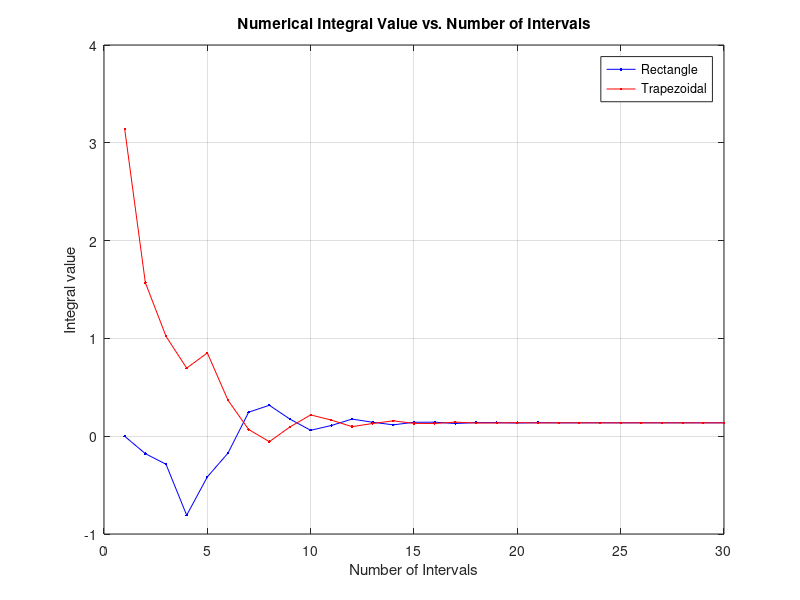

MATLAB code to generate this figure: (Note: this script raises an error after producing the figure.)
close all; clear all; clear figure;
%%
%AE 370 HW #1
% @author Max Feinberg
% @date 2/10/16
% @version 1.0
% Numerical Integration and Differentation
%%Problem 1
f = @(x) sinh(x);
Problem1_Check = integral(f,2,6);
%Rectangle
a = 2; b = 6;
h = (b-a)/3;
Rectangle_Rule_Approximation = h * (f(8/3)+f(12/3)+f(16/3));
%Trapezoid
Trapezoidal_Rule_Approximation = (h/2)*(f(2)+2*f(4)+f(6));
%Simpson
Simpson_Rule_Approximation = (h/2)*(f(2)+4*f(4)+f(6));
%Gauss Quadrature
zeta1 = 0; w_1 = 8/9;
zeta2 = sqrt(3/5); w_2=5/9;
zeta3 = -1*sqrt(3/5);
GQ_Approximation = (b-a)*.5*(f(((b-a)*zeta1 + (a+b))/2)*w_1 + f(((b-a)*zeta2 + (a+b))/2)*w_2 + f(((b-a)*zeta3 + (a+b))/2)*w_2);
fprintf(['Problem 1\n'...
        '\nExact Integral Value: %f \n'...
        '\nRectangle Rule Value: %f \n'...
        '\nTrapezoidal Value: %f \n'...
        '\nSimpson''s Rule Value: %f\n'...
        '\nGauss Quadrature: %f\n'], Problem1_Check, Rectangle_Rule_Approximation,...
        Trapezoidal_Rule_Approximation, Simpson_Rule_Approximation, GQ_Approximation);
%% Problem 2
f2 = @(x) cos((x.^3)+3.*x)./exp(x.^2);
Problem2_Check = integral(f2,0, 2*pi);
TrapezoidalValues = zeros(30,1);
k = 0;
MAX_INTERVAL = 30;
RectangleValues = zeros(2,MAX_INTERVAL);
TrapValues = zeros(2,MAX_INTERVAL);
while k < MAX_INTERVAL
    k = k+1;
    w = (2*pi)/(k);
    Ir = 0;
    It = 0;
    j = 0;
    while j < k
        j = j + 1;
        x = (j-1)*w+(w/2);
        z0 = x - (w/2);
        z1 = x + (w/2);
        Ir = Ir + f2(x)*w;
        It = It + (f2(z0) + f2(z1))*.5*w; 
    end
    RectangleValues(1,k) = k;
    RectangleValues(2,k) = Ir;
    TrapValues(1,k) = k;
    TrapValues(2,k) = It;
end
figure(1)
plot(RectangleValues(1,:),RectangleValues(2,:),'b.-',TrapValues(1,:),TrapValues(2,:),'r.-');
title('Numerical Integral Value vs. Number of Intervals');
legend('Rectangle', 'Trapezoidal');
ylabel('Integral value');
xlabel('Number of Intervals');
grid on;
%% Problem 3
f3 = @(x,y) x.*sin(x.^2)+log(2 + y);
Problem3_Check = integral2(f3, -1, 1, -1, 1);
% 1 x 1
GQ1 = 4 * f3(0,0);
% 2 x2 
eta = sqrt(3)^-1;
zeta = sqrt(3)^-1;
GQ2 = 1 * (f3(eta, zeta)) + 1 * (f3(-1*eta, zeta)) + 1 * (f3(eta, -1*zeta)) + 1 * (f3(-1*eta, -1 * zeta));
%3 x 3
w1 = 8/9;
w2 = 5/9;
eta = sqrt(3/5);
zeta = sqrt(3/5);
GQ3 = w1 * w1 * f3(0,0) + w1 * w2*f3(eta, 0) + w1 * w2 * f3(-1 * eta, 0) + w1 * w2 * f3(0, eta) + ...
      w1 * w2 * f3(0, -1 * eta) + w2 * w2 * f3(eta, zeta) + w2 * w2 * f3(-1 * eta, zeta) +...
      w2 * w2 * f3(eta, -1 * zeta) + w2 * w2 * f3(-1 * eta, -1 *zeta);
%% Problem 4

f4 = @(x) exp(1 + 3.*x);
syms t;
Problem4_check = diff(exp(1+3*t), t);
t = 2;
Problem4_check = eval(Problem4_check);
h1 = 0.05; h2 = 0.1;
x = 2;
CentralDifferenceApprox1 = (f4(x + h1) - f4(x-h1))/(2*h1);
CentralDifferenceApprox2 = (f4(x + h2) - f4(x - h2))/(2*h2);
a0 =(CentralDifferenceApprox2 - 2 * CentralDifferenceApprox1)/(1-2);